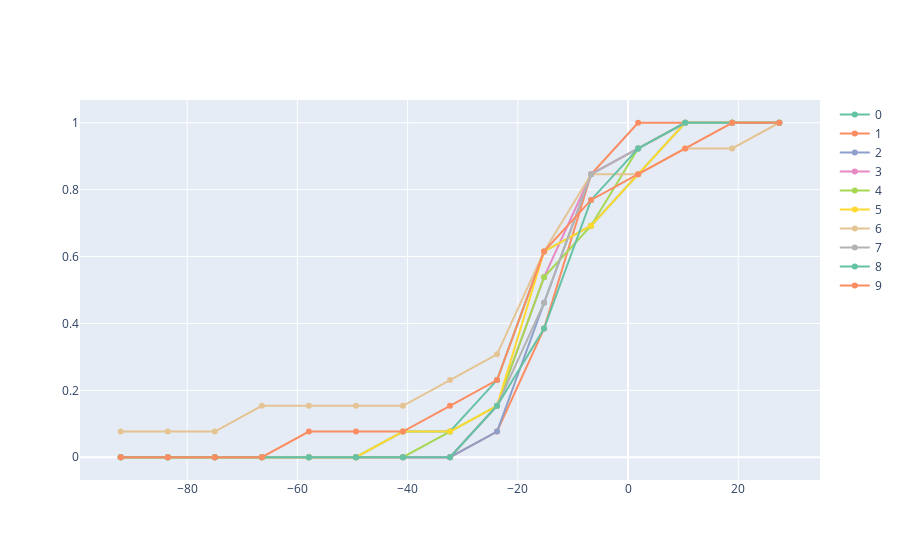

Write notebook code for a chart like this one.
### Code cell
def plot_evaluate_search_histograms(results, ax=None):

    scores = pd.DataFrame({
        k: v
        for k, v in results.cv_results_.items()
        if k.endswith('test_score')
    }).T

    if ax is None:
        ax = tools.plotly.FigureSubplot()

    bins = np.linspace(scores.values.min(), scores.values.max(), 15)
    colors = tools.color_palette(len(scores_t), palette="Set2")

    for param_index in scores_t:
        values = scores_t[param_index]
        cnt = tools.quantize_hist(values, bins)
        pct = cnt.cumsum() / cnt.sum()
        ax.add_scatter(
            y=pct,
            line=dict(color=next(colors)),
            name=param_index,
        )    
    return ax


ax = plot_evaluate_search_histograms(results)
ax.figure.show('jupyterlab')

### Figure 1 — Plotly figure (JSON) as saved in the notebook; plotly's stock layout.template omitted (floating-point values rounded to 4 significant figures)
{"data": [{"line": {"color": "#66c2a5"}, "name": "0", "type": "scatter", "x": [-92.05, -83.52, -74.98, -66.45, -57.91, -49.38, -40.84, -32.31, -23.77, -15.24, -6.704, 1.831, 10.37, 18.9, 27.44], "xaxis": "x", "y": [0, 0, 0, 0, 0, 0, 0.07692, 0.07692, 0.2308, 0.6154, 0.6923, 0.8462, 1, 1, 1], "yaxis": "y"}, {"line": {"color": "#fc8d62"}, "name": "1", "type": "scatter", "x": [-92.05, -83.52, -74.98, -66.45, -57.91, -49.38, -40.84, -32.31, -23.77, -15.24, -6.704, 1.831, 10.37, 18.9, 27.44], "xaxis": "x", "y": [0, 0, 0, 0, 0, 0, 0, 0, 0.07692, 0.3846, 0.8462, 1, 1, 1, 1], "yaxis": "y"}, {"line": {"color": "#8da0cb"}, "name": "2", "type": "scatter", "x": [-92.05, -83.52, -74.98, -66.45, -57.91, -49.38, -40.84, -32.31, -23.77, -15.24, -6.704, 1.831, 10.37, 18.9, 27.44], "xaxis": "x", "y": [0, 0, 0, 0, 0, 0, 0, 0, 0.07692, 0.4615, 0.8462, 0.9231, 1, 1, 1], "yaxis": "y"}, {"line": {"color": "#e78ac3"}, "name": "3", "type": "scatter", "x": [-92.05, -83.52, -74.98, -66.45, -57.91, -49.38, -40.84, -32.31, -23.77, -15.24, -6.704, 1.831, 10.37, 18.9, 27.44], "xaxis": "x", "y": [0, 0, 0, 0, 0, 0, 0, 0, 0.1538, 0.5385, 0.8462, 0.9231, 1, 1, 1], "yaxis": "y"}, {"line": {"color": "#a6d854"}, "name": "4", "type": "scatter", "x": [-92.05, -83.52, -74.98, -66.45, -57.91, -49.38, -40.84, -32.31, -23.77, -15.24, -6.704, 1.831, 10.37, 18.9, 27.44], "xaxis": "x", "y": [0, 0, 0, 0, 0, 0, 0, 0.07692, 0.1538, 0.5385, 0.6923, 0.9231, 1, 1, 1], "yaxis": "y"}, {"line": {"color": "#ffd92f"}, "name": "5", "type": "scatter", "x": [-92.05, -83.52, -74.98, -66.45, -57.91, -49.38, -40.84, -32.31, -23.77, -15.24, -6.704, 1.831, 10.37, 18.9, 27.44], "xaxis": "x", "y": [0, 0, 0, 0, 0, 0, 0.07692, 0.07692, 0.1538, 0.6154, 0.6923, 0.8462, 1, 1, 1], "yaxis": "y"}, {"line": {"color": "#e5c494"}, "name": "6", "type": "scatter", "x": [-92.05, -83.52, -74.98, -66.45, -57.91, -49.38, -40.84, -32.31, -23.77, -15.24, -6.704, 1.831, 10.37, 18.9, 27.44], "xaxis": "x", "y": [0.07692, 0.07692, 0.07692, 0.1538, 0.1538, 0.1538, 0.1538, 0.2308, 0.3077, 0.6154, 0.8462, 0.8462, 0.9231, 0.9231, 1], "yaxis": "y"}, {"line": {"color": "#b3b3b3"}, "name": "7", "type": "scatter", "x": [-92.05, -83.52, -74.98, -66.45, -57.91, -49.38, -40.84, -32.31, -23.77, -15.24, -6.704, 1.831, 10.37, 18.9, 27.44], "xaxis": "x", "y": [0, 0, 0, 0, 0, 0, 0, 0, 0.1538, 0.4615, 0.8462, 0.9231, 1, 1, 1], "yaxis": "y"}, {"line": {"color": "#66c2a5"}, "name": "8", "type": "scatter", "x": [-92.05, -83.52, -74.98, -66.45, -57.91, -49.38, -40.84, -32.31, -23.77, -15.24, -6.704, 1.831, 10.37, 18.9, 27.44], "xaxis": "x", "y": [0, 0, 0, 0, 0, 0, 0, 0, 0.1538, 0.3846, 0.7692, 0.9231, 1, 1, 1], "yaxis": "y"}, {"line": {"color": "#fc8d62"}, "name": "9", "type": "scatter", "x": [-92.05, -83.52, -74.98, -66.45, -57.91, -49.38, -40.84, -32.31, -23.77, -15.24, -6.704, 1.831, 10.37, 18.9, 27.44], "xaxis": "x", "y": [0, 0, 0, 0, 0.07692, 0.07692, 0.07692, 0.1538, 0.2308, 0.6154, 0.7692, 0.8462, 0.9231, 1, 1], "yaxis": "y"}], "layout": {"autosize": true, "xaxis": {"anchor": "y", "autorange": true, "domain": [0, 1], "range": [-99.43, 34.81], "type": "linear"}, "yaxis": {"anchor": "x", "autorange": true, "domain": [0, 1], "range": [-0.07325, 1.073], "type": "linear"}}}
